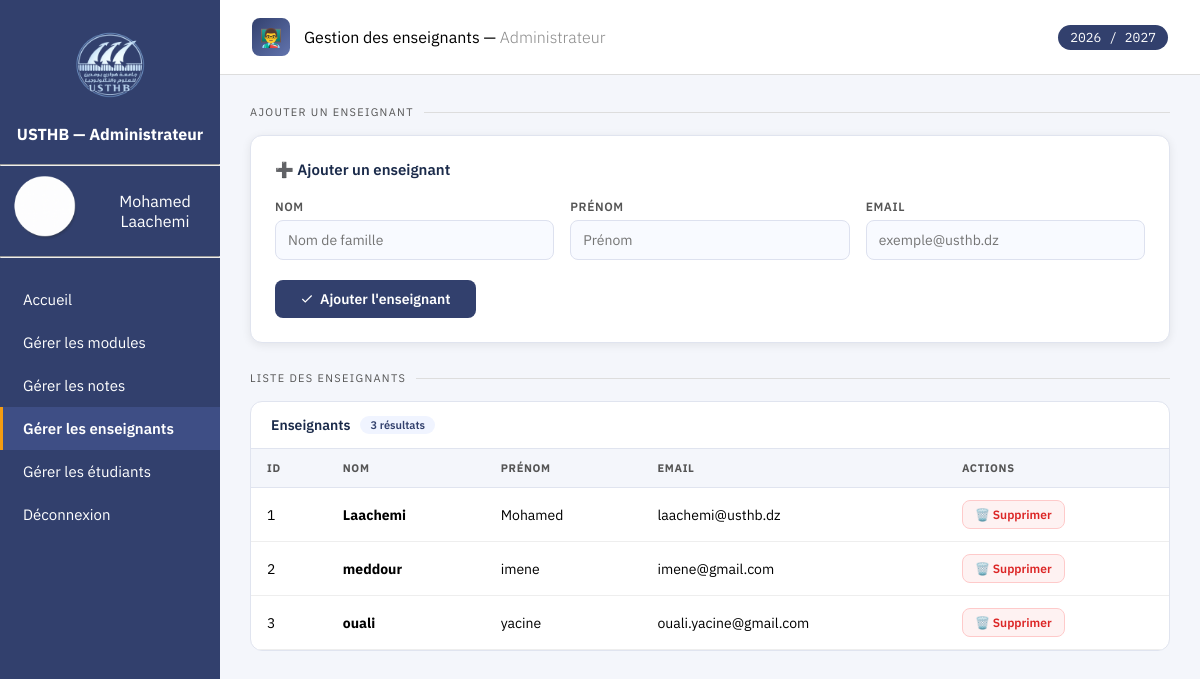
Page /admin-interface/Gestion_des_enseignants.php (signed in) on the committed database.
### tables this page shows
CREATE TABLE `enseignants` (
  `nom` varchar(50) NOT NULL,
  `prenom` varchar(50) NOT NULL,
  `matricule` int(50) NOT NULL,
  `email` text NOT NULL,
  `password` int(11) NOT NULL,
  `id_enseignant` int(11) NOT NULL
);

### admin-interface/Gestion_des_enseignants.php (the view, shortened to what this page needs)
<?php
require_once("../connexion.php");
$currentPage = basename($_SERVER['PHP_SELF']);
$annee = date("Y") . " / " . (date("Y") + 1);
$enseignants = $pdo->query("SELECT * FROM enseignants ORDER BY nom")->fetchAll(PDO::FETCH_ASSOC);
$count = count($enseignants);
?>
<!DOCTYPE html>
<html lang="fr">
<head>
    <link rel="stylesheet" href="../prof-interface/style.css">
</head>
<body>
<div class="sidebar">
    <div style="text-align:center;">
        <img src="img/usthb1.png" width="100" height="100"/>
        <p><font color="#ffffff"><font size="3"><center><b>USTHB — Administrateur</b></center></font></font></p>
    </div>
    <br><hr>
    <div style="display:flex;align-items:center;">
        <img src="img/prof.png" width="90" height="90"/>
        <center><font color="#ffffff"><font size="3"><?= htmlspecialchars(($_SESSION['prenom'] ?? '') . ' ' . ($_SESSION['nom'] ?? '')) ?></font></font></center>
    </div>
    <hr><br>
    <a href="acceuille1.php"              class="<?= $currentPage=='acceuille1.php'?'active':'' ?>">Accueil</a>
    <a href="Gestion_des_modules.php"     class="<?= $currentPage=='Gestion_des_modules.php'?'active':'' ?>">Gérer les modules</a>
    <a href="Gestion_des_notes.php"       class="<?= $currentPage=='Gestion_des_notes.php'?'active':'' ?>">Gérer les notes</a>
    <a href="Gestion_des_enseignants.php" class="<?= $currentPage=='Gestion_des_enseignants.php'?'active':'' ?>">Gérer les enseignants</a>
    <a href="gestiondesetudiants.php"     class="<?= $currentPage=='gestiondesetudiants.php'?'active':'' ?>">Gérer les étudiants</a>
    <a href="logout.php"                  class="<?= $currentPage=='logout.php'?'active':'' ?>">Déconnexion</a>
</div>
<div class="main">
    <div class="header">
        <div class="header-left">
            <div class="header-icon">👨‍🏫</div>
            <p style="color:#000;font-size:16px;">Gestion des enseignants — <span style="color:#888;font-weight:300;">Administrateur</span></p>
        </div>
        <div class="year-badge"><?= $annee ?></div>
    </div>
    <div class="page-content">
        <div class="section-title">ajouter un enseignant</div>
        <div class="form-card">
            <h2>➕ Ajouter un enseignant</h2>
            <form method="POST">
                <div class="form-grid">
                    <div class="form-group">
                        <label>Nom</label>
                        <input type="text" name="nom" placeholder="Nom de famille" required>
                    </div>
                    <div class="form-group">
                        <label>Prénom</label>
                        <input type="text" name="prenom" placeholder="Prénom" required>
                    </div>
                    <div class="form-group">
                        <label>Email</label>
                        <input type="email" name="email" placeholder="exemple@usthb.dz" required>
                    </div>
                </div>
                <div class="form-actions">
                    <button type="submit" class="btn btn-primary">
                        <svg width="14" height="14" viewBox="0 0 24 24" fill="none" stroke="currentColor" stroke-width="2"><polyline points="20 6 9 17 4 12"></polyline></svg>
                        Ajouter l'enseignant
                    </button>
                </div>
            </form>
        </div>
        <div class="section-title">liste des enseignants</div>
        <div class="table-card">
            <div class="table-card-header">
                Enseignants
                <span class="count-badge"><?= $count ?> résultat<?= $count > 1 ? 's' : '' ?></span>
            </div>
            <table>
                <thead>
                    <tr>
                        <th>ID</th>
                        <th>Nom</th>
                        <th>Prénom</th>
                        <th>Email</th>
                        <th>Actions</th>
                    </tr>
                </thead>
                <tbody>
                <?php if ($count === 0): ?>
                    <tr><td colspan="5"><div class="empty-state">Aucun enseignant enregistré.</div></td></tr>
                <?php else: ?>
                    <?php foreach ($enseignants as $row): ?>
                    <tr>
                        <td><?= htmlspecialchars($row['id_enseignant']) ?></td>
                        <td><strong><?= htmlspecialchars($row['nom']) ?></strong></td>
                        <td><?= htmlspecialchars($row['prenom']) ?></td>
                        <td><?= htmlspecialchars($row['email']) ?></td>
                        <td>
                            <div class="action-btns">
                                <a href="?delete=<?= $row['id_enseignant'] ?>"
                                   class="btn-delete"
                                   onclick="return confirm('Supprimer <?= htmlspecialchars($row['nom'].' '.$row['prenom'], ENT_QUOTES) ?> ?')">
                                    🗑️ Supprimer
                                </a>
                            </div>
                        </td>
                    </tr>
                    <?php endforeach; ?>
                <?php endif; ?>
                </tbody>
            </table>
        </div>
    </div>
</div>
</body>
</html>

### rows in the picture
enseignants: id_enseignant "1", nom "Laachemi", prenom "Mohamed", email "laachemi@usthb.dz"
enseignants: id_enseignant "2", nom "meddour", prenom "imene", email "imene@gmail.com"
enseignants: id_enseignant "3", nom "ouali", prenom "yacine", email "ouali.yacine@gmail.com"

### other values in the picture
$count "3"
